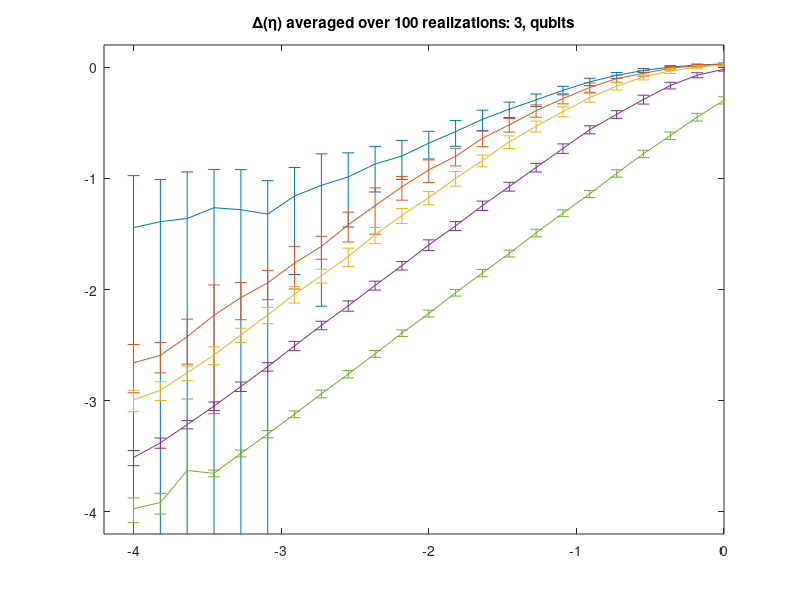

This chart was generated by the following MATLAB code: (Note: this script raises an error after producing the figure.)
% Plot the data
% dataCliff array is indexed as follows: dataCliff(samples,idx,numQ,etaPower)
% This stores the Frobenius norm of the error of the reconstructed Choi
% matrix

% samples = # of measurement settings (also called m)
% idx = points to a specific run of the numerical simulation
% numQ = number of qubits
% etaPower = -log_{10}(noise strength)

clear 
% load('run1x')
load('./Cliff_eta01/dataBerlin.mat');
% load('./Haar_eta01/dataBerlin.mat');
% reps = jobs(j,2)-1;
dataCliff = squeeze( data.frob_norm(:,1:reps,:,:) );
optval = squeeze( data.cvx_optval(:,1:reps,:,:) );
cvxReps = squeeze( data.cvxReps(:,1:reps,:,:) );


%check precision decreas and failures
n_fails = squeeze(sum(isnan(optval),2));
display([ num2str(sum(n_fails(:))), ' fails out of ', num2str(length(optval(:))) ]);

n_runs = length( cvxReps(:));
n_reps = sum(cvxReps(:));
display([num2str( n_reps ) ' runs to solve ' num2str( n_runs ) ' SDPs, i.e., '... 
    'machine precision ' num2str(n_reps-n_runs) ' times increased']);


% Truncate error values that are > 2
% dims: m, reps, numQ, eta
dataCliffTrunc = min(dataCliff, 2);
numQ=3;

% For j = 1:length(samples), the j'th data point will correspond to the 
% simulation where the number of samples was samples(j)
% Exclude those simulation runs that have fewer than 201 samples
samples = m_list;

% Calculate the averages and standard deviations of the errors
% Call these Delta and Sigma
% Along the way, we calculate the 2nd moments of the errors -- call this Tmp2
% They are indexed like this: Delta(j, numQ, etaPower)
num_trials = size( dataCliffTrunc, 2);
% AVERAGE
Delta = squeeze( mean( dataCliffTrunc, 2, 'omitnan') );
% STANDARD DEVIATION
Sigma = squeeze( std(dataCliffTrunc, 0, 2, 'omitnan') );  

n_fails = squeeze(sum(isnan(optval),2));
display([ num2str(sum(n_fails(:))), ' fails out of ', num2str(length(optval(:))) ]);

% Calculate upper and lower bounds on Delta, for the error bars
Upper = Delta + Sigma;
Lower = max(Delta - Sigma, 10^-15);


% % THIRD SET OF PLOTS:
% % 
% % Fix the number of qubits
% % For each choice of the number of measurement settings m, draw one line:
% % How does the reconstruction error \Delta depend on the noise strength \eta?
n_eta = size(Delta,2);
n_m = size(Delta,1);


numQ = 3;
fig1 = figure(1);
% Draw one line for each j = 1:length(samples)
% errorbar() draws one line for each column of the data matrix, 
EBX = kron(ones([1,n_m]), log10(eta_list)');  % X coordinates
EBY = log10(Delta');         % Y coordinates
EBL = EBY - log10(Lower');   % Deviation below EBY: length of error bar
EBU = log10(Upper') - EBY;   % Deviation above EBY
errorbar(EBX, EBY, EBL, EBU)
xlim([-4.2 0]);
ylim([-4.2,.2]);

FigTitle = ['\Delta(\eta) averaged over ', num2str(reps), ' realizations: '...
     , num2str(numQ), ', qubits'];
title(FigTitle);
xlabel(texlabel('log_10(eta)'))
ylabel(texlabel('log_10(Delta)'))
legend([texlabel('m = '), num2str(m_list(1))], ...
       [texlabel('m = '), num2str(m_list(2))], ...
       [texlabel('m = '), num2str(m_list(3))], ...
       [texlabel('m = '), num2str(m_list(4))], ...
       [texlabel('m = '), num2str(m_list(5))], ...
       'Location', 'Best')
name1 = 'Delta(eta)_3qubits_SDPT3';
saveas(fig1, [name1, '.png']);
savefig(fig1, name1);


fig2 = figure(2);
ebx = kron(ones([1,n_m]), eta_list');
eby = Delta';
eb = Sigma';
errorbar(ebx,eby,eb)
xlim([-.05 1.05]);
ylim([-.05,1.1]);

title(FigTitle)
xlabel(texlabel('eta'))
ylabel(texlabel('Delta'))
legend([texlabel('m = '), num2str(m_list(1))], ...
       [texlabel('m = '), num2str(m_list(2))], ...
       [texlabel('m = '), num2str(m_list(3))], ...
       [texlabel('m = '), num2str(m_list(4))], ...
       [texlabel('m = '), num2str(m_list(5))], ...
       'Location', 'Best')

name2 = 'Delta(eta)_3qubits_SDPT3_non-log';
saveas(fig2, [name2, '.png']);
savefig(fig2, name2);

figure(3);
errorbar(EBX(5:end-1,4), EBY(5:end-1,4), EBL(5:end-1,4), EBU(5:end-1,4))


